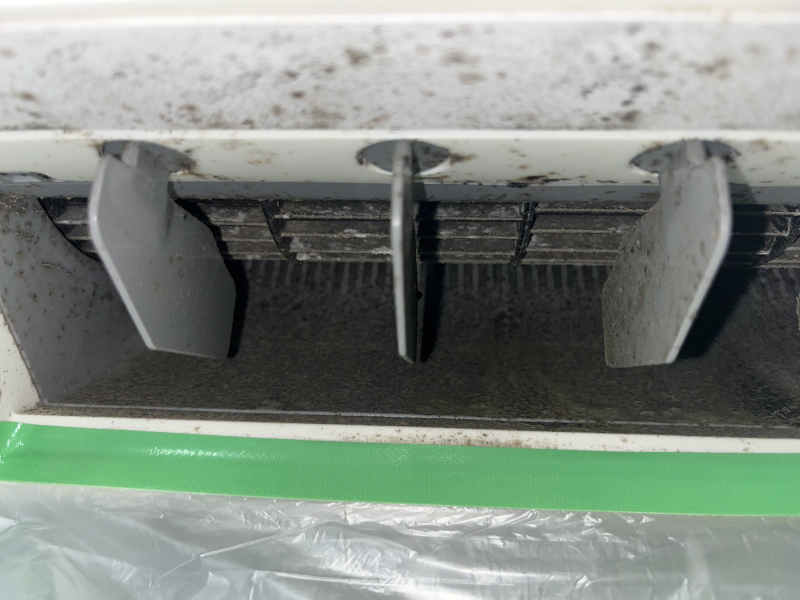
#> input picture assets/photos/IMG_6496.jpg, 1600 x 1200 px (shown at 1/2 size)
$ python -i build-ad-reels.py   (imports and definitions only)
#> lines starting #> are read from the running program, lines starting #| are printed output that depends on the picture
#!/usr/bin/env python3
"""SNS広告（Instagram／Facebook）用の縦型リール動画を、現場の実写だけで組み立てる。

これは `tools/build-shorts.py`（図鑑の1案件＝1本）とは別物。
あちらは投稿用、こちらは**広告用**で、作りが違う：

  - 文末に「プロフィールのリンクから」を入れない（広告の着地は予約ページ直行）
  - 画は 4:5 の窓に入れて上下に文字の場所を取る（スマホで字が読める大きさにする）
  - 動くのはカメラワーク（ゆっくり寄る・流す）と、作業前→作業後のワイプだけ

方針（ここを外すと嘘の実績になる）:
  - 使うのは現場で撮った実写だけ。生成AIで映像を作らない・足さない・直さない
  - 作業前→作業後のワイプは、同一箇所と確認済みのペアにしか使わない
    （根拠：docs/photo-inventory.md・docs/photo-inventory-2026-09.md）
  - 写ってはいけないもの（ロゴ・社名・電話番号・銘板・私物・人物）は crop で落とす
  - 禁止語（最安・No.1・今だけ・残りわずか・98.8%・電話番号）と
    「出張費が一切かからない」は書かない。検査は check() が自動で通す

使い方:
  python3 tools/build-ad-reels.py                       # 全部
  python3 tools/build-ad-reels.py aircon-kabi           # 1本だけ
  python3 tools/build-ad-reels.py --check               # 文言の検査だけ（描画しない）
  python3 tools/build-ad-reels.py --poster              # 各本の静止画（確認用）も出す

  素材: assets/photos/   （web-inflow ブランチにある。手元に無ければ
        git checkout origin/claude/web-inflow -- assets/photos）
  字:   assets/fonts/    （無ければ python3 tools/fetch-fonts.py）
  出力: dist/ad-reels/<id>.mp4（dist/ は .gitignore 済み。動画はコミットしない）

要るもの: pip3 install pillow imageio-ffmpeg
"""
import argparse
import json
import math
import pathlib
import subprocess
import sys

from PIL import Image, ImageDraw, ImageFilter, ImageFont, ImageOps

ROOT = pathlib.Path(__file__).resolve().parent.parent
PHOTOS = ROOT / "assets" / "photos"
FONTS = ROOT / "assets" / "fonts"
SPEC = ROOT / "data" / "ad-reels.json"
OUT = ROOT / "dist" / "ad-reels"

W, H, FPS = 1080, 1920, 30

# LP（lp/aircon/index.html）と同じ色を使う。着地の予約ページと地続きに見せるため。
INK = (13, 59, 92)          # --ink
INK_DEEP = (6, 26, 42)
PAPER = (250, 247, 242)     # --paper
AQUA = (111, 208, 228)      # --aqua-ink
CTA = (192, 48, 12)         # --cta
MARK = (255, 229, 102)      # --mark
ON_INK = (237, 244, 248)    # --on-ink
ON_INK_2 = (168, 194, 210)  # --on-ink-2

# 画の窓。4:5 より少し縦長。上に見出し、下にひとことの場所を取る
WIN_X, WIN_Y, WIN_W, WIN_H = 0, 352, 1080, 1356
MARGIN = 64

BANNED = ["最安", "No.1", "ＮＯ.1", "今だけ", "残りわずか", "98.8", "出張費が一切",
          "おそうじ本舗", "本舗", "日本一", "完全無料", "必ず落ち"]
# 電話番号そのもの（数字の並び）も入れない
import re as _re
PHONE = _re.compile(r"0\d{1,4}[-ー－]?\d{2,4}[-ー－]?\d{3,4}")


def font(name, size):
    return ImageFont.truetype(str(FONTS / name), size)


def F900(s): return font("ZenKakuGothicNew-900.ttf", s)
def F700(s): return font("ZenKakuGothicNew-700.ttf", s)
def F500(s): return font("ZenKakuGothicNew-500.ttf", s)
def F400(s): return font("ZenKakuGothicNew-400.ttf", s)


# ── 文字組み ────────────────────────────────────────────────────────────
NO_HEAD = "、。，．）」』】〉》〕］｝!?！？・ー"   # 行頭に来てはいけない
NO_TAIL = "（「『【〈《〔［｛"                      # 行末に来てはいけない


# [56 lines left out: functions wrap, text_block, paste_text, not called in this run]


# ── 動きのカーブ ────────────────────────────────────────────────────────
def smooth(p):
    p = max(0.0, min(1.0, p))
    return p * p * (3 - 2 * p)


def ease_out(p):
    p = max(0.0, min(1.0, p))
    return 1 - (1 - p) ** 3


def ease_in_out(p):
    p = max(0.0, min(1.0, p))
    return 0.5 - 0.5 * math.cos(math.pi * p)


# ── 写真 ────────────────────────────────────────────────────────────────
_cache = {}


# [32 lines left out: functions load, kenburns, not called in this run]


def backdrop(im):
    """窓の外。写真をぼかして暗く沈めたものを敷く。帯がのっぺりしないように"""
    b = im.resize((int(W * 0.30), int(H * 0.30)), Image.BILINEAR)
    b = b.filter(ImageFilter.GaussianBlur(22)).resize((int(W * 1.12), int(H * 1.12)), Image.BICUBIC)
    b = b.crop(((b.width - W) // 2, (b.height - H) // 2,
                (b.width - W) // 2 + W, (b.height - H) // 2 + H))
    tint = Image.new("RGB", (W, H), INK_DEEP)
    b = Image.blend(b, tint, 0.80)
    g = Image.new("L", (W, H), 0)
    gd = ImageDraw.Draw(g)
    for i in range(H):
        gd.line([(0, i), (W, i)], fill=int(26 + 40 * abs(i - H * 0.42) / H))
    b = Image.composite(Image.new("RGB", (W, H), INK_DEEP), b, g)
    return b


# [202 lines left out: functions scrim, draw_window, chip, render_scene, render_end, chrome, not called in this run]


# ── 組み立て ────────────────────────────────────────────────────────────
XFADE = 0.34


# [155 lines left out: functions timeline, render_frame, check, build, make_proxy, main, not called in this run]


# [2 lines not run here, left out]

>>> import cv2
>>> picture = cv2.imread('../assets/photos/IMG_6496.jpg', cv2.IMREAD_GRAYSCALE)
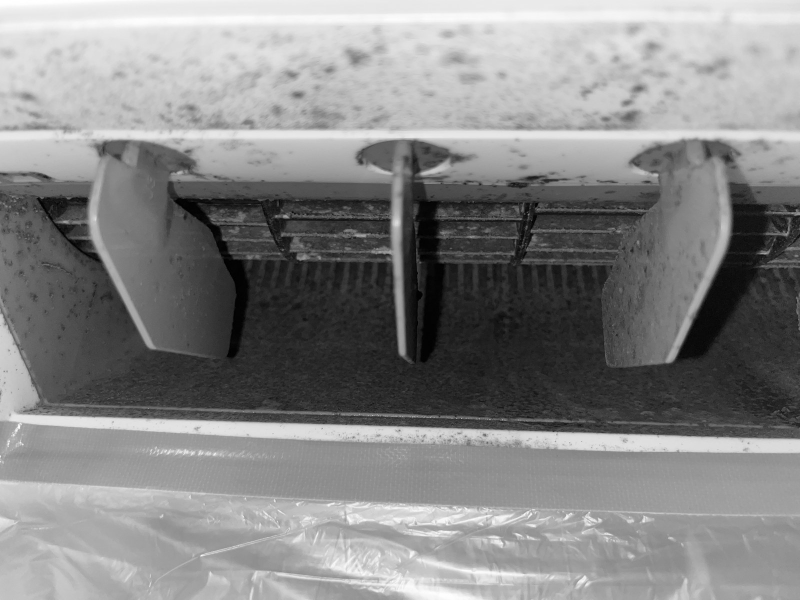
#> picture: shape (1200, 1600) (shown at 1/2 size); min 0, max 255, mean 134.1
#> (the run stopped early here; a loop or call above may not have finished)

$ run again, on assets/photos/IMG_6598.jpg
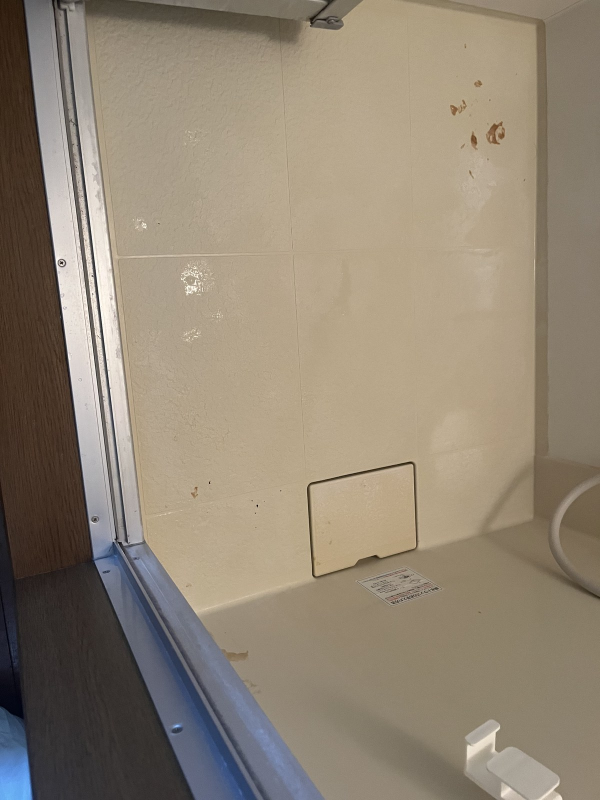
#> input picture assets/photos/IMG_6598.jpg, 1200 x 1600 px (shown at 1/2 size)
#> `picture = cv2.imread('../assets/photos/IMG_6496.jpg', cv2.IMREAD_GRAYS..`:
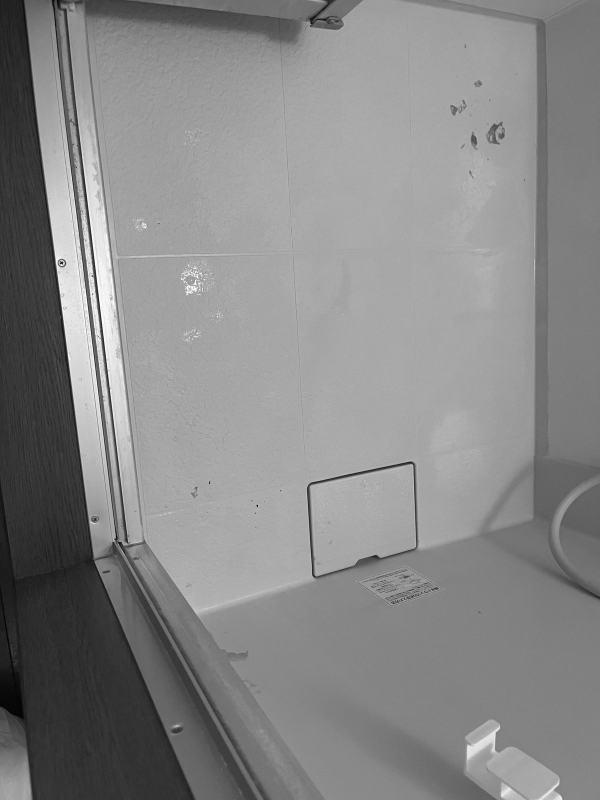
#> picture: shape (1600, 1200) (shown at 1/2 size); min 0, max 255, mean 134.7

$ run again, on assets/photos/IMG_7776.jpg
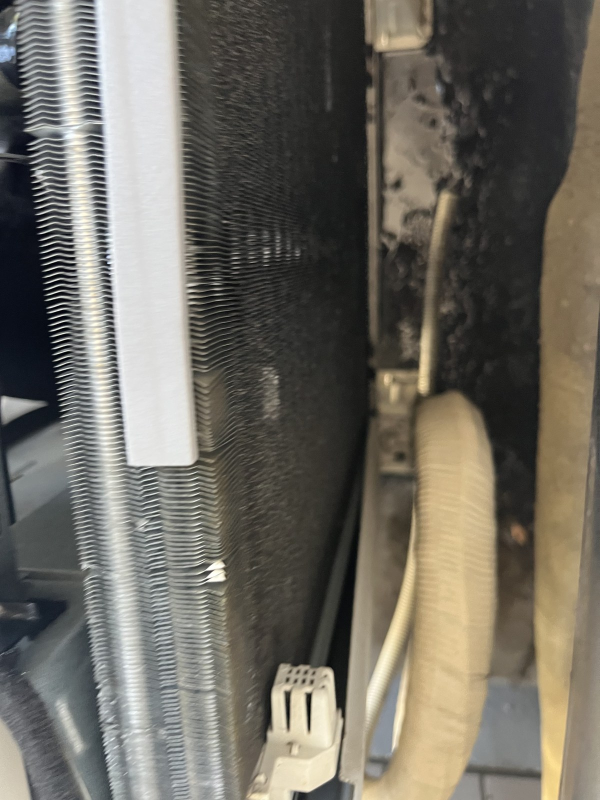
#> input picture assets/photos/IMG_7776.jpg, 1200 x 1600 px (shown at 1/2 size)
#> `picture = cv2.imread('../assets/photos/IMG_6496.jpg', cv2.IMREAD_GRAYS..`:
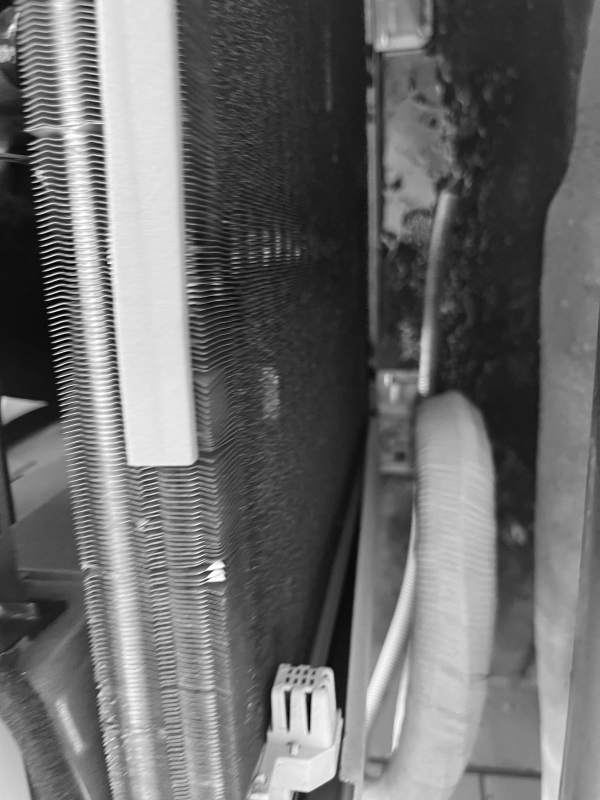
#> picture: shape (1600, 1200) (shown at 1/2 size); min 0, max 255, mean 107.2

$ run again, on assets/photos/IMG_7777.jpg
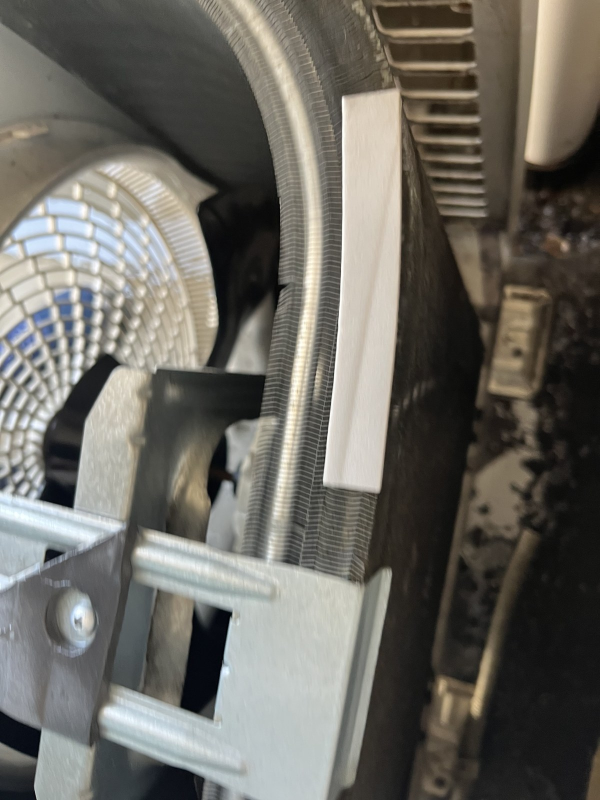
#> input picture assets/photos/IMG_7777.jpg, 1200 x 1600 px (shown at 1/2 size)
#> `picture = cv2.imread('../assets/photos/IMG_6496.jpg', cv2.IMREAD_GRAYS..`:
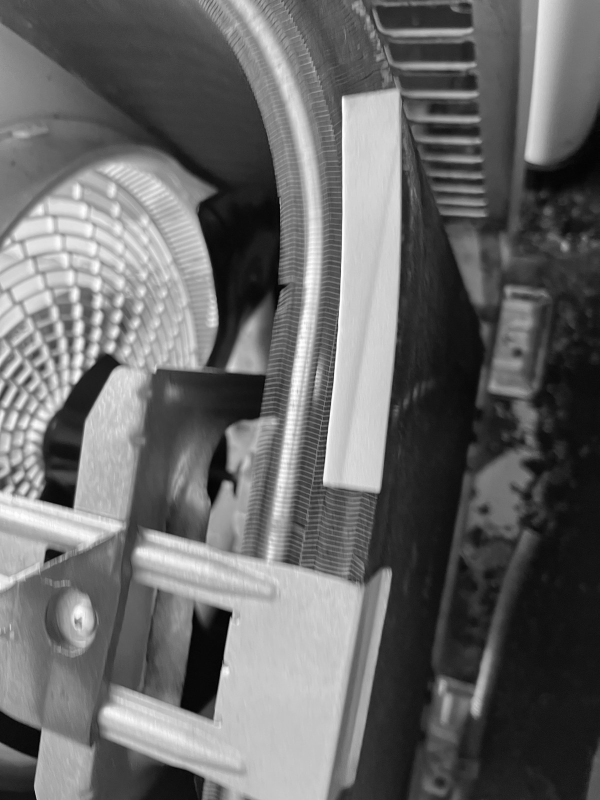
#> picture: shape (1600, 1200) (shown at 1/2 size); min 0, max 255, mean 104.7
